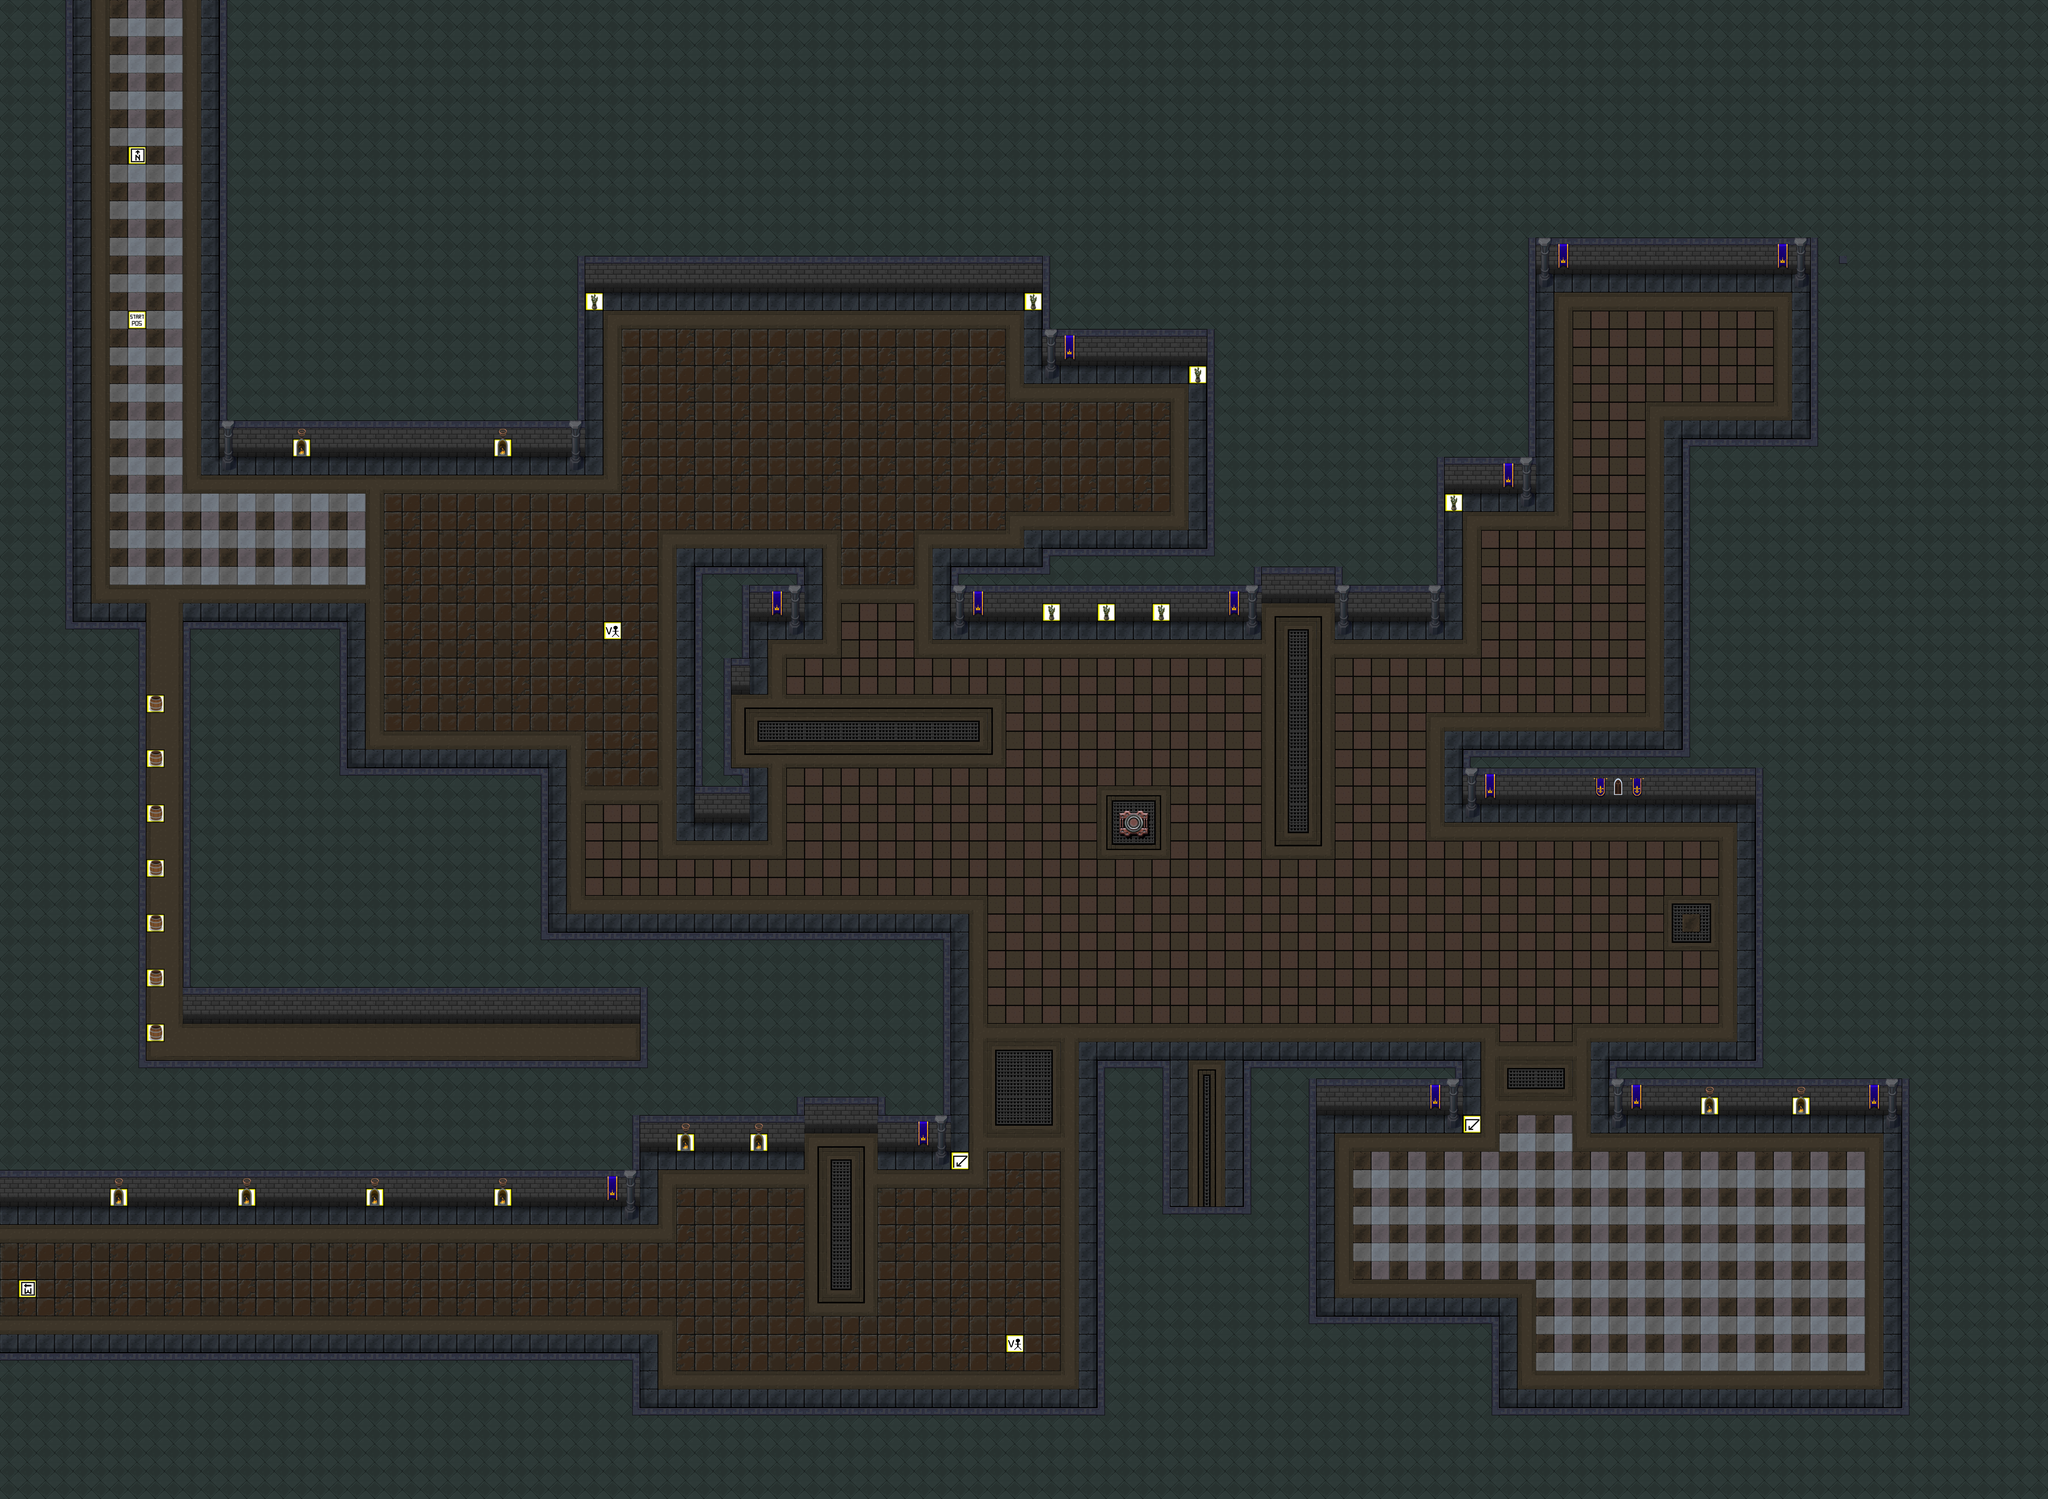

A 2D game scene composited from a Tiled map and its tileset images. What follows is a short description and the map's XML, with each tile layer's data collapsed to a summary:
An orthogonal 112x82 tile map with 64x64 px tiles, 3 tile layers (game tiles, extra game tiles, marker tiles), 2 tilesets and 41 objects (37x Collision, 2x Spike Block Vertical, Spike Block, Big Block Vertical).

<map version="1.2" tiledversion="1.3.4" orientation="orthogonal" renderorder="left-up" compressionlevel="0" width="112" height="82" tilewidth="64" tileheight="64" infinite="0" nextlayerid="71" nextobjectid="953">
 <tileset firstgid="1" name="marker_tiles" tilewidth="64" tileheight="64" tilecount="100" columns="10">
  <image source="marker_tiles.png" width="640" height="640" />
 </tileset>
 <tileset firstgid="101" name="tileset2" tilewidth="64" tileheight="64" tilecount="616" columns="22">
  <image source="tileset2.png" width="1408" height="1792" />
 </tileset>
 <layer id="62" name="game tiles" width="112" height="82">
  <data>[9184 cells, 9184 non-empty, 86 distinct tile ids]</data>
 </layer>
 <layer id="63" name="extra game tiles" width="112" height="82">
  <data>[9184 cells, 107 non-empty, 15 distinct tile ids]</data>
 </layer>
 <layer id="64" name="marker tiles" width="112" height="82">
  <data>[9184 cells, 31 non-empty, 8 distinct tile ids]</data>
 </layer>
 <objectgroup color="#ffaa00" id="65" name="collision">
  <object id="880" name="Wall" type="Collision" x="0" y="2176" width="512" height="1984" />
  <object id="881" name="Wall" type="Collision" x="512" y="3712" width="1728" height="448" />
  <object id="882" name="Wall" type="Collision" x="2240" y="3264" width="576" height="704" />
  <object id="883" name="Wall" type="Collision" x="2048" y="0" width="1600" height="960" />
  <object id="884" name="Wall" type="Collision" x="6144" y="2624" width="1024" height="1216" />
  <object id="885" name="Wall" type="Collision" x="2240" y="4928" width="4928" height="320" />
  <object id="886" name="Wall" type="Collision" x="0" y="4736" width="2240" height="512" />
  <object id="887" name="Wall" type="Collision" x="4608" y="3712" width="512" height="128" />
  <object id="889" name="Wall" type="Collision" x="5120" y="2624" width="1024" height="128" />
  <object id="890" name="Wall" type="Collision" x="5632" y="3712" width="512" height="128" />
  <object id="891" name="Wall" type="Collision" x="4608" y="4608" width="640" height="320" />
  <object id="893" name="Wall" type="Collision" x="3840" y="4352" width="768" height="576" />
  <object id="894" name="Wall" type="Collision" x="3648" y="1920" width="576" height="64" />
  <object id="895" name="Wall" type="Collision" x="5888" y="1728" width="448" height="896" />
  <object id="896" name="Wall" type="Collision" x="4224" y="0" width="832" height="1984" />
  <object id="897" name="Wall" type="Collision" x="5888" y="1536" width="448" height="192" />
  <object id="898" name="Wall" type="Collision" x="5056" y="896" width="320" height="768" />
  <object id="899" name="Wall" type="Collision" x="3328" y="1984" width="1088" height="128" />
  <object id="902" name="Wall" type="Collision" x="2624" y="1984" width="192" height="128" />
  <object id="903" name="Wall" type="Collision" x="2432" y="1984" width="192" height="384" />
  <object id="915" name="Spike Block Vertical" gid="18" x="2816" y="4032" width="64" height="64">
   <properties>
    <property name="xdirection" value="still" />
    <property name="xdistance" type="int" value="0" />
    <property name="xspeed" type="float" value="0" />
    <property name="ydirection" value="down" />
    <property name="ydistance" type="int" value="8" />
    <property name="yspeed" type="float" value="0" />
   </properties>
  </object>
  <object id="916" name="Wall" type="Collision" x="640" y="2176" width="576" height="512" />
  <object id="917" name="Wall" type="Collision" x="5056" y="0" width="1280" height="896" />
  <object id="918" name="Wall" type="Collision" x="768" y="0" width="1280" height="1536" />
  <object id="924" name="Wall" type="Collision" x="6336" y="0" width="832" height="2624" />
  <object id="927" name="Wall" type="Collision" x="6656" y="3840" width="512" height="1088" />
  <object id="932" name="Spike Block Vertical" gid="18" x="4416" y="2176" width="64" height="64">
   <properties>
    <property name="xdirection" value="still" />
    <property name="xdistance" type="int" value="0" />
    <property name="xspeed" type="float" value="0" />
    <property name="ydirection" value="down" />
    <property name="ydistance" type="int" value="12" />
    <property name="yspeed" type="float" value="0" />
   </properties>
  </object>
  <object id="934" name="Wall" type="Collision" x="3648" y="0" width="576" height="1216" />
  <object id="935" name="Spike Block" gid="17" x="2560" y="2688" width="64" height="64">
   <properties>
    <property name="xdirection" value="right" />
    <property name="xdistance" type="int" value="12" />
    <property name="xspeed" type="float" value="0" />
    <property name="ydirection" value="still" />
    <property name="ydistance" type="int" value="0" />
    <property name="yspeed" type="float" value="0" />
   </properties>
  </object>
  <object id="936" name="Wall" type="Collision" x="2432" y="2368" width="128" height="320" />
  <object id="937" name="Wall" type="Collision" x="2432" y="2688" width="192" height="128" />
  <object id="942" name="Wall" type="Collision" x="0" y="0" width="256" height="2176" />
  <object id="944" name="Wall" type="Collision" x="2816" y="3264" width="256" height="640" />
  <object id="945" name="Wall" type="Collision" x="3072" y="3264" width="256" height="704" />
  <object id="946" name="Wall" type="Collision" x="4672" y="1984" width="384" height="128" />
  <object id="947" name="Wall" type="Collision" x="4416" y="1984" width="256" height="64" />
  <object id="948" name="Big Block Vertical" gid="36" x="4096" y="4352" width="64" height="64">
   <properties>
    <property name="xdirection" value="still" />
    <property name="xdistance" type="int" value="0" />
    <property name="ydirection" value="up" />
    <property name="ydistance" type="int" value="8" />
   </properties>
  </object>
  <object id="949" name="Wall" type="Collision" x="4352" y="3712" width="256" height="640" />
  <object id="950" name="Wall" type="Collision" x="3840" y="3712" width="256" height="640" />
  <object id="951" name="Wall" type="Collision" x="640" y="2688" width="1280" height="832" />
  <object id="952" name="Wall" type="Collision" x="1920" y="3264" width="320" height="256" />
 </objectgroup>
</map>
